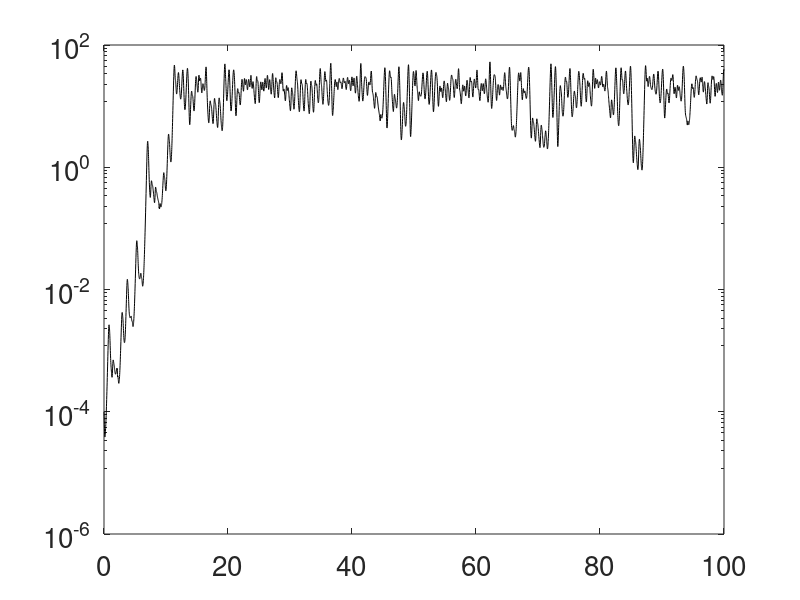
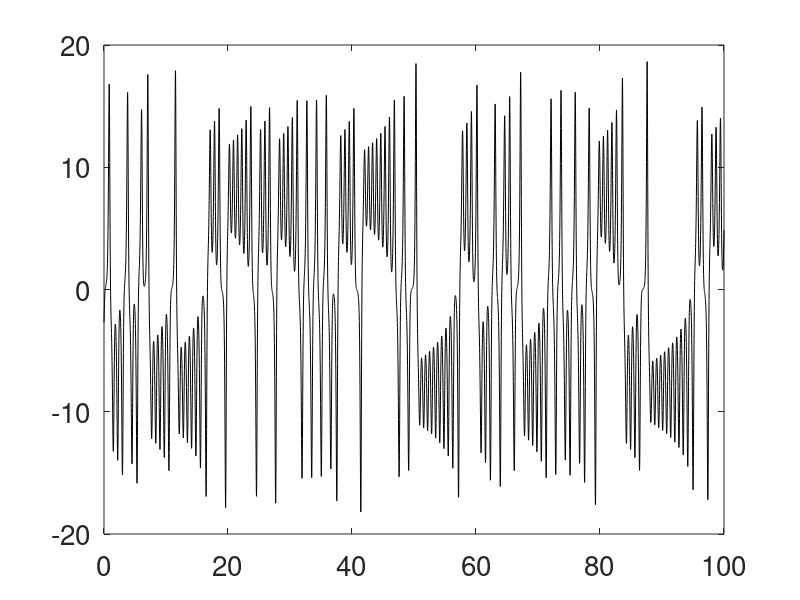

Reproduce these figures in MATLAB, in order.
function this=p16
clear;set(0,'defaultaxesfontsize',20);format long
%%% p16.m Lorenz '63 (Ex. 2.6)
%% setup

a=10;b=8/3;r=28;% define parameters
sd=1;rng(sd);% choose random number seed

initial=randn(3,1);% choose initial condition
initial1=initial + [0.0001;0;0];% choose perturbed initial condition

%% calculate the trajectories with blackbox  
[t1,y]=ode45(@(t,y) lorenz63(t,y,a,b,r), [0 100], initial);
[t,y1]=ode45(@(t,y) lorenz63(t,y,a,b,r), t1, initial1);

error=sqrt(sum((y-y1).^2,2));% calculate error

%% plot results

figure(1), semilogy(t,error,'k')
axis([0 100 10^-6 10^2])
set(gca,'YTick',[10^-6 10^-4 10^-2 10^0 10^2])

figure(2), plot(t,y(:,1),'k')
axis([0 100 -20 20])


%% auxiliary dynamics function definition
function rhs=lorenz63(t,y,a,b,r)

rhs(1,1)=a*(y(2)-y(1));
rhs(2,1)=-a*y(1)-y(2)-y(1)*y(3);
rhs(3,1)=y(1)*y(2)-b*y(3)-b*(r+a);


